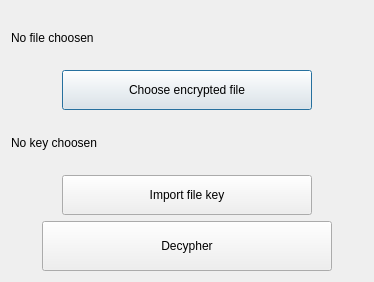
<?xml version="1.0" encoding="UTF-8"?>
<ui version="4.0">
 <class>DecypherDialog</class>
 <widget class="QDialog" name="DecypherDialog">
  <property name="geometry">
   <rect>
    <x>0</x>
    <y>0</y>
    <width>374</width>
    <height>282</height>
   </rect>
  </property>
  <property name="minimumSize">
   <size>
    <width>374</width>
    <height>282</height>
   </size>
  </property>
  <property name="windowTitle">
   <string>DecypherDialog</string>
  </property>
  <layout class="QVBoxLayout" name="verticalLayout">
    <item>
      <widget class="QLabel" name="choosenFileLabel">
       <property name="text">
        <string notr="true">No file choosen</string>
       </property>
      </widget>
     </item>
   <item alignment="Qt::AlignHCenter">
    <widget class="QPushButton" name="cypheredFileButton">
     <property name="minimumSize">
      <size>
       <width>250</width>
       <height>40</height>
      </size>
     </property>
     <property name="maximumSize">
      <size>
       <width>250</width>
       <height>40</height>
      </size>
     </property>
     <property name="text">
      <string>Choose encrypted file</string>
     </property>
    </widget>
   </item>
   <item>
      <widget class="QLabel" name="keyPathLabel">
       <property name="text">
        <string notr="true">No key choosen</string>
       </property>
      </widget>
     </item>
   <item alignment="Qt::AlignHCenter">
    <widget class="QPushButton" name="importKeyButton">
     <property name="minimumSize">
      <size>
       <width>250</width>
       <height>40</height>
      </size>
     </property>
     <property name="maximumSize">
      <size>
       <width>250</width>
       <height>40</height>
      </size>
     </property>
     <property name="text">
      <string>Import file key</string>
     </property>
    </widget>
   </item>
   <item alignment="Qt::AlignHCenter">
    <widget class="QPushButton" name="decypherButton">
     <property name="minimumSize">
      <size>
       <width>290</width>
       <height>50</height>
      </size>
     </property>
     <property name="maximumSize">
      <size>
       <width>290</width>
       <height>50</height>
      </size>
     </property>
     <property name="text">
      <string>Decypher</string>
     </property>
    </widget>
   </item>
  </layout>
 </widget>
 <layoutdefault spacing="6" margin="11"/>
 <resources/>
 <connections>
 <connection>
   <sender>cypheredFileButton</sender>
   <signal>clicked()</signal>
   <receiver>DecypherDialog</receiver>
   <slot>onImportFileButtonClicked()</slot>
   <hints>
    <hint type="sourcelabel">
     <x>220</x>
     <y>205</y>
    </hint>
    <hint type="destinationlabel">
     <x>216</x>
     <y>150</y>
    </hint>
   </hints>
  </connection>
  <connection>
   <sender>importKeyButton</sender>
   <signal>clicked()</signal>
   <receiver>DecypherDialog</receiver>
   <slot>onImportKeyButtonClicked()</slot>
   <hints>
    <hint type="sourcelabel">
     <x>220</x>
     <y>205</y>
    </hint>
    <hint type="destinationlabel">
     <x>216</x>
     <y>150</y>
    </hint>
   </hints>
  </connection>
  <connection>
   <sender>decypherButton</sender>
   <signal>clicked()</signal>
   <receiver>DecypherDialog</receiver>
   <slot>onDecypherButtonClicked()</slot>
   <hints>
    <hint type="sourcelabel">
     <x>220</x>
     <y>205</y>
    </hint>
    <hint type="destinationlabel">
     <x>216</x>
     <y>150</y>
    </hint>
   </hints>
  </connection>
 </connections>
</ui>
